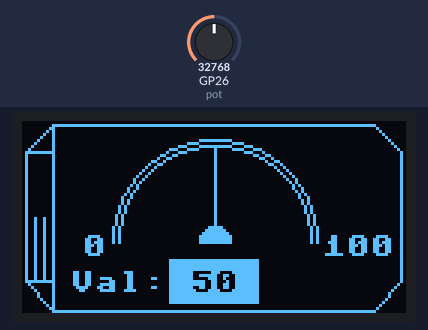
The program below on a simulated Raspberry Pi Pico running MicroPython. Shown: 128×64 one-colour display. Inputs (shaded band) come from the test bench; at power-on: GP26 (pot) = 32768 (analog values on the 0–65535 scale). Library files of the repository ran but are not shown: ssd1306.py, gfx.py.

Above: at 1.4 s.
1.5 s: GP26 (pot) set to 45874
At 3.0 s:
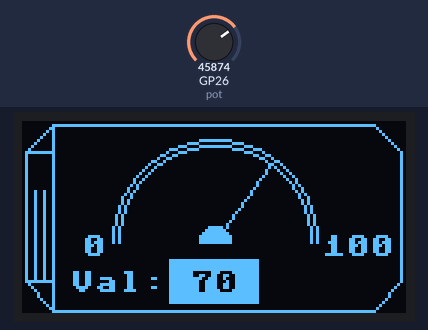
3.4 s: GP26 (pot) set to 57670
At 5.2 s:
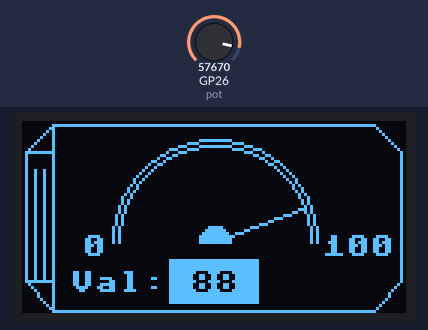
5.5 s: GP26 (pot) set to 65535
At 6.9 s:
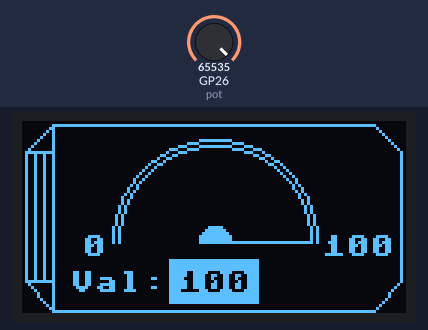
Timing chart, 0 to 8.5 s (numbered marks = the images above; inputs shaded):
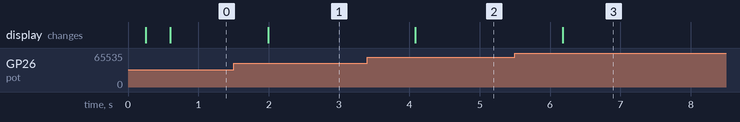

The program:

main.py
```python
from machine import Pin, I2C, ADC
from ssd1306 import SSD1306_I2C
from utime import sleep_ms
import gfx
from math import sin, cos, pi

oled_width = 128
oled_height = 64

# Init Display
i2c = I2C(0,sda=Pin(0),scl=Pin(1),freq=40000)
oled = SSD1306_I2C(128,64,i2c)
graphics = gfx.GFX(oled_width, oled_height, oled.pixel)
pot = ADC(Pin(26))

def drawBorder():
    graphics.line(1,10,10,1,1)
    graphics.line(10,1,117,1,1)
    graphics.line(117,1,126,10,1)
    graphics.line(126,10,126,53,1)
    graphics.line(126,53,117,63,1)
    graphics.line(10,63,117,63,1)
    graphics.line(10,63,1,53,1)
    graphics.line(1,53,1,10,1)
    graphics.line(10,1,10,63,1)
    graphics.line(1,10,10,10,1)
    graphics.line(1,53,10,53,1)

#oled.invert(True)

while True:
    angle = (pot.read_u16())/20800 # 65535 / 3,1415 ~= 20861    like map() function in C++
    value = int(angle * 31.831927) # 100 / 3,1415 ~= 31.831927  0 - 100 % show value
    x = int(32 * cos(angle))
    y = int(32 * sin(angle))
    graphics.circle(64, 40, 34, 1)
    graphics.circle(64, 40, 32, 1)
    graphics.fill_circle(64, 40, 5, 1)
    graphics.fill_rect(0, 41, 128, 34, 0) # hide half circle
    oled.text("0", 20, 38, 1)
    oled.text("100", 100, 38, 1)
    oled.text("Val:", 16, 50, 1)
    drawBorder()
    graphics.line(int(oled_width / 2), int(oled_height / 2)+8, 128 - int(x + oled_width / 2), 64 - int(y + oled_height / 2)+8, 1)
    # calc x coord
    if (value < 10):
        xx = int(oled_width/2)-3
    if (value >= 10 and value < 100):
        xx = int(oled_width/2)-8
    elif (value == 100):
        xx = int(oled_width/2)-12
    graphics.fill_rect(64-15, 46, 30, 15, 1)
    oled.text(str(value), xx, 50, 0) # Value on bottom middle
    # Left Bar Graph
    if value < 1:
        value = 1
    barValue = (52-int(angle * 13.6877))+1
    if barValue < 1:
        barValue = 1
    for i in range(4, 10, 3):
        graphics.line(i, 52, i, barValue, 1)
    # Show all
    oled.show()
    oled.fill(0)
```

Measured:
- after the input at 1.5 s, the display: changes after 0.49 s (image 1)
- after the input at 3.4 s, the display: changes after 0.68 s (image 2)
- after the input at 5.5 s, the display: changes after 0.68 s (image 3)
